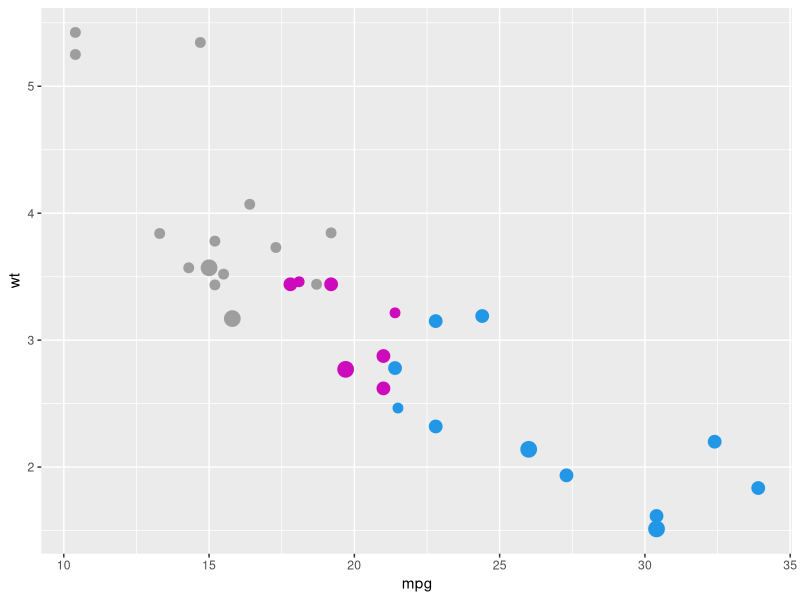

Reproduce this figure in R.
library(ggplot2)

ggplot(data=mtcars) +
       aes(x = mpg, y = wt) +
       geom_point(color=mtcars$cyl, size=mtcars$gear)
